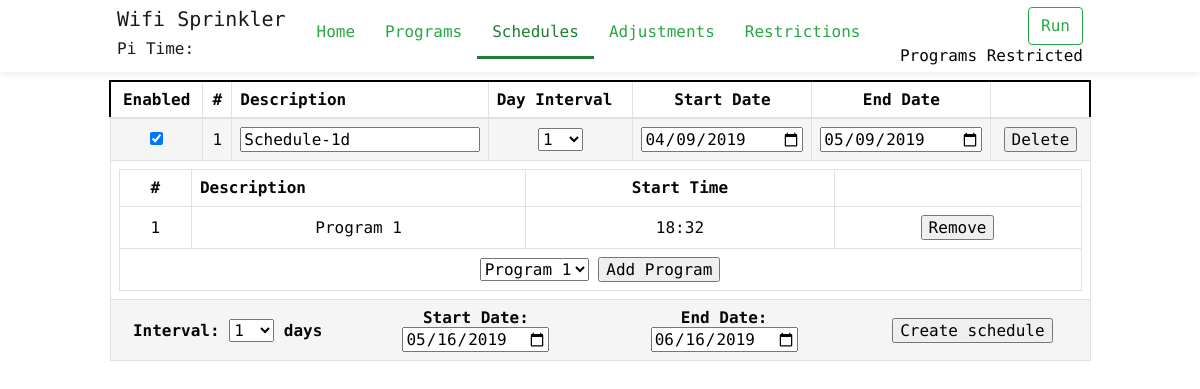
The page /schedules on the database as committed earlier.
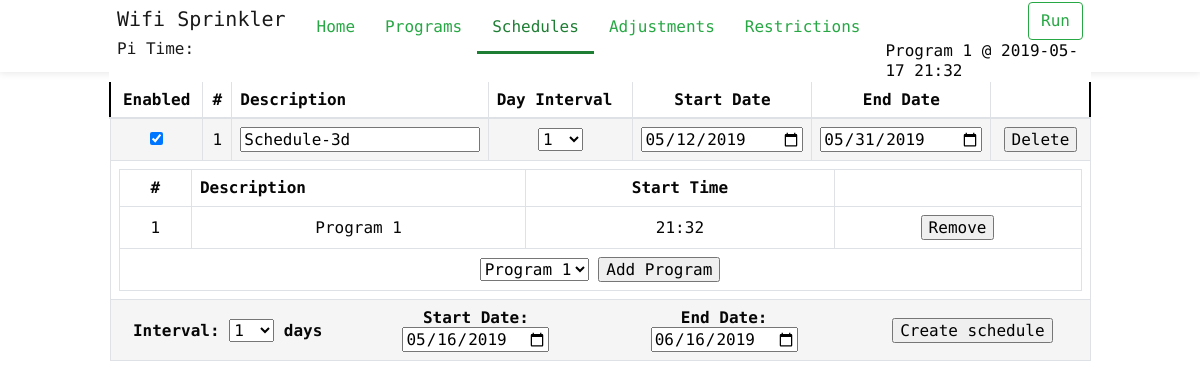
The same page on the database as committed later.
### main.py (models this page shows)
class Schedule(db.Model):
	__tablename__ = 'Schedule'
	schedule_id = db.Column(db.Integer, primary_key=True)
	day_interval = db.Column(db.Integer, unique=False)
	description = db.Column(db.String(120), unique=False, nullable=False)
	start_date = db.Column(db.DateTime, unique=False, default=datetime.now)
	end_date = db.Column(db.DateTime, unique=False, default=datetime.now)
	enabled = db.Column(db.Boolean)
	program_schedule = db.relationship('Program_Schedule', backref='schedule', cascade="all, delete-orphan")

class Program_Schedule(db.Model):
	__tablename__ = 'Program_Schedule'
	__table_args__ = (
		PrimaryKeyConstraint('program_id', 'schedule_id'),
	)
	program_id = db.Column(db.Integer, db.ForeignKey("Program.program_id"), primary_key=True)
	schedule_id = db.Column(db.Integer, db.ForeignKey("Schedule.schedule_id"), primary_key=True)

class Program(db.Model):
	__tablename__ = 'Program'
	program_id = db.Column(db.Integer, primary_key=True)
	description = db.Column(db.String(120), unique=False, nullable=True)
	enabled = db.Column(db.Boolean)
	program_zones = db.relationship('Program_Zones', backref='program', cascade="all, delete-orphan")
	program_run = db.relationship('Program_Run', backref='program', cascade="all, delete-orphan")
	program_schedule = db.relationship('Program_Schedule', backref='program', cascade="all, delete-orphan")
	program_adjustment = db.relationship('Program_Adjustment', backref='program', cascade="all, delete-orphan")
	program_restriction = db.relationship('Program_Restriction', backref='program', cascade="all, delete-orphan")

### main.py (the view)
@app.route("/schedules")
def schedules():
	schedules = Schedule.query.all()
	programs = Program.query.filter_by(enabled=True)
	next_progam_run = GetNextProgamRun()
	return render_template('schedules.html', schedules=schedules, programs=programs, next_progam_run=next_progam_run, curent_page='Schedules')

### main.py (called while the page is built)
@app.context_processor
def utility_processor():
	return dict(isAllowedTime=isAllowedTime )

@app.template_filter('dateformat')
def dateformat(value, format='%Y-%m-%d'):
	return value.strftime(format)

@app.template_filter('timeformat')
def timeformat(value, format='%H:%M'):
	return value.strftime(format)

@app.template_filter('datetimeformat')
def datetimeformat(value, format='%Y-%m-%d %H:%M'):
	return value.strftime(format)

### templates/schedules.html (shortened to what the changed rows need)
{% extends 'layout.html' %}
{% from "_macros.html" import day_interval %}
{% block body %}
		<div class="container" >
			<div class="row">
				<div id="schedule_div" class="col-lg-12">
					<table class="table table-bordered dataTable" id="dataTable" cellspacing="0" width="100%">
						<thead>
							<tr role="row" style="border: 2px solid #000 !important;">
								<th class="center">Enabled</th>
								<th class="td-select center">#</th>
								<th>Description</th>
								<th>Day Interval</th>
								<th class="center" >Start Date</th>
								<th class="center" >End Date</th>
								<th class="center"></th>
							</tr>
						</thead>
						<tfoot>
							<tr>
								<th colspan="8" class="AddScheduleSpan center RowEven" >
									<div class="row" >
										<div class="col-sm-3 middle">
											Interval: {{ day_interval('day_interval', 1) }} days
										</div>
										<div class="col-sm-3">
											Start Date: <input type="date" id="schedule_startdate" value="" style="" />
										</div>
										<div class="col-sm-3">
											End Date: <input type="date" id="schedule_enddate" class="" value="" style="" />
										</div>
										<div class="col-sm-3 middle">
											<input type="button" id="btn_add_schedule" value="Create schedule" style=""/>
										</div>
									</div>
								</th>
							</tr>
						</tfoot>
						<tbody>
							{% for schedule in schedules %}
							<tr role="row" class="RowEven" style="border-top: 2px solid #000;">
								<td>
									{% if schedule.enabled %}
									<input type="checkbox" id="chk_{{schedule.schedule_id}}" name="chk_{{schedule.schedule_id}}" checked>
									{% else %}
									<input type="checkbox" id="chk_{{schedule.schedule_id}}" name="chk_{{schedule.schedule_id}}">
									{% endif %}
						      </td>
						      <td class="td-select">{{ schedule.schedule_id }}</td>
								<td class="ScheduleDescriptionSpan">
									<input type="text" id="desc_{{ schedule.schedule_id }}" value="{{ schedule.description }}" style="width:100%;max-width: 100%;" {{'' if schedule.enabled else 'disabled'}} >
								</td>
								<td class="ScheduleValue">
									{{ day_interval(schedule.schedule_id, schedule.day_interval, schedule.enabled) }}
								</td>
								<td class="ScheduleStartDate">
									<input type="date" id="start-date_{{ schedule.schedule_id }}" value="{{ schedule.start_date|dateformat }}" style="width:100%;max-width: 100%;" {{'' if schedule.enabled else 'disabled'}}/>
								</td>
								<td class="ScheduleEndDate">
									<input type="date" id="end-date_{{ schedule.schedule_id }}" value="{{ schedule.end_date|dateformat }}" style="width:100%;max-width: 100%;" {{'' if schedule.enabled else 'disabled'}}/>
								</td>
								<td class="ScheduleDeleteSpan">
									<input type="button" id="delete_{{ schedule.schedule_id }}" value="Delete" style="min-width: 50px;"/>
								</td>
								</tr>
							<tr>
								<td colspan="8">
									<table class="table table-bordered dataTable" id="table_{{schedule.schedule_id}}" cellspacing="0" width="100%" style="margin-bottom: 0px;">
										<tr role="row">
											<th class="center">#</th>
											<th>Description</th>
											<th class="center">Start Time</th>
											<th></th>
										</tr>
										<tfoot>
											<tr>
												<th colspan="5" class="center ProgramAddSpan">
													<select id="select-program_{{schedule.schedule_id}}">
													{% for program in programs %}
													<option value="{{ program.program_id }}">{{ program.description }}</option>
													{% endfor %}
													</select>
													<input type="button" id="btn-program-add_{{schedule.schedule_id}}" value="Add Program" style="min-width: 50px;"/>
												</th>
											</tr>
										</tfoot>
										{% for program in schedule.program_schedule %}
											{% if loop.index % 2 == 0 %}
											<tr role="row" class="RowEven">
											{% else %}
											<tr role="row" class="RowOdd">
											{% endif %}
											<td>{{ program.program_id }}</td>
											<td>{{ program.program.description }}</td>
											<td class="ProgramStartTimeSpan">
												{% for run_time in program.program.program_run %}
													<div>
														<span id="run_time">{{ run_time.start_time|timeformat }}</span>
												{% endfor %}
											</td>
											<td class="ProgramDeleteSpan">
												<input type="button" id="remove_{{ program.program_id }}" value="Remove" style="min-width: 50px;"/>
											</td>
										</tr>
										{% endfor %}
									</table>
								</td>
							</tr>
						  {% endfor %}
						</tbody>
					</table>
				</div>
			</div>
		</div>
	</body>
</html>
{% endblock %}

### templates/layout.html (shortened to what this page needs)
<!doctype html>
<html lang="">
	<head>
		<link rel="stylesheet" href="{{ url_for('static', filename='css/bootstrap.min.css') }}">
		<link rel="stylesheet" href="{{ url_for('static', filename='css/wifi-sprinkler.css') }}">
		<link rel="stylesheet" href="//code.jquery.com/ui/1.12.1/themes/base/jquery-ui.css">
	</head>
	<body class="home with-promo">
		<header class="fixed-top">
			<div class="headerLightBox">
				<div class="container" >
					<nav class="navbar navbar-toggleable-md navbar-light">
						<div class="logo">
							<a class="navbar-brand" href="/">
								<h5>Wifi Sprinkler</h6>
								<h6>Pi Time: <Pi Time: <span id='time_value' class="label" ></h6>
							</a>
						</div>
						<div class="navigation">
							<ul class="nav navbar-left">
								<li class="nav-item {{'active' if curent_page=='Home'}} tf-menu">
									<a class="nav-link" href="/">Home</a>
								</li>
								<li class="nav-item {{'active' if curent_page=='Programs'}} tf-menu">
									<a class="nav-link" href="/programs">Programs</a>
								</li>
								<li class="nav-item {{'active' if curent_page=='Schedules'}} tf-menu">
									<a class="nav-link" href="/schedules">Schedules</a>
								</li>
								<li class="nav-item {{'active' if curent_page=='Adjustments'}} tf-menu">
									<a class="nav-link" href="/adjustments">Adjustments</a>
								</li>
								<li class="nav-item {{'active' if curent_page=='Restrictions'}} tf-menu">
									<a class="nav-link" href="/restrictions">Restrictions</a>
								</li>
							</ul>
							<ul class="nav navbar-right justify-content-end">
								<li>
									<button class="btn btn-outline-success my-2 my-sm-0 start_stop_btn" type="button" id="">Run</button>
								</li>
								{% if next_progam_run.program is not none %}
								<li>
									<div style="padding-left: 10px;">
										<span class="middle">
										{{next_progam_run.program}}{{' @ ' + next_progam_run.run_datetime|datetimeformat if next_progam_run.program_id != 0 else ''}}
									</span>
									</div>
								</li>
								{% endif %}
							</ul>
						</div>
					</nav>
				</div>
			</div>
		</header>
		{% block body %}{% endblock %}

### templates/_macros.html (shortened to what this page needs)
{% macro day_interval(id, value, enabled=True) %}
<select id ="select_{{ id }}" style="width:45px;" {{'' if enabled else 'disabled'}}>
	{% for n in range(1, 29, 1) %}
		<option value='{{n}}' {{'selected' if value==n else ''}}>{{n}}</option>
	{% endfor %}
</select>
{% endmacro %}

Rows that differ between the two databases and show on the page:
now on this page (row unchanged): Program: program "Program 1"
changed Schedule id 1: description "Schedule-1d" → "Schedule-3d"; start_date "04/09/2019" → "05/12/2019"; end_date "05/09/2019" → "05/31/2019"; gains Program_Schedule (program_id "1", program.description "Program 1", start_time "21:32"); loses Program_Schedule (program_id "1", program.description "Program 1", start_time "18:32")
Other text that changed with them:
{{ next_progam_run.program }}: "Programs Restricted" → (not shown)
text now shown: "@ 2019-05-17 21:32"
